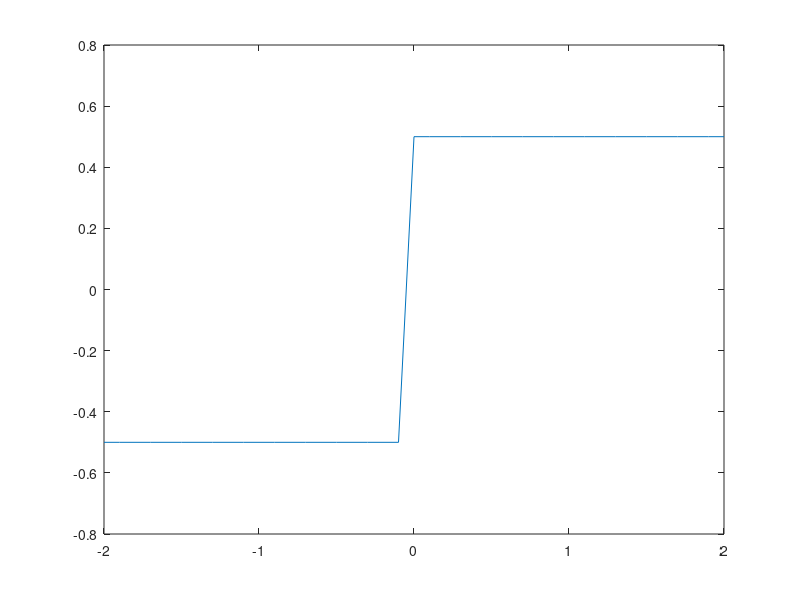

Write MATLAB code to recreate this figure. (Note: this script raises an error after producing the figure.)
t = (-2: 0.1: 2);

% f1 = ones(size(t))/2;
% 
% f1(1:20) = -1/2;
% 
% plot(t,f1)
% title("x(t)")
% xlabel("t")

x = square(t)/2;

figure(1)
plot(t, x)

n = t;

g5 = fEstimate(n, 5);

figure(2)
stem(n, g5)

mse5 = sqrt((x - g5).^2);
% Log the max mse out in console
max(mse5)

% figure(3)
% stem(n, mse)

% max(mse5)

% do the same with N=10 and N=50

g10 = fEstimate(n, 10);
figure(4)
stem(n, g10)
mse10 = sqrt((x - g10).^2);
max(mse10)

g50 = fEstimate(n, 50);
figure(5)
stem(n, g50)
mse50 = sqrt((x - g50).^2);
max(mse50)
